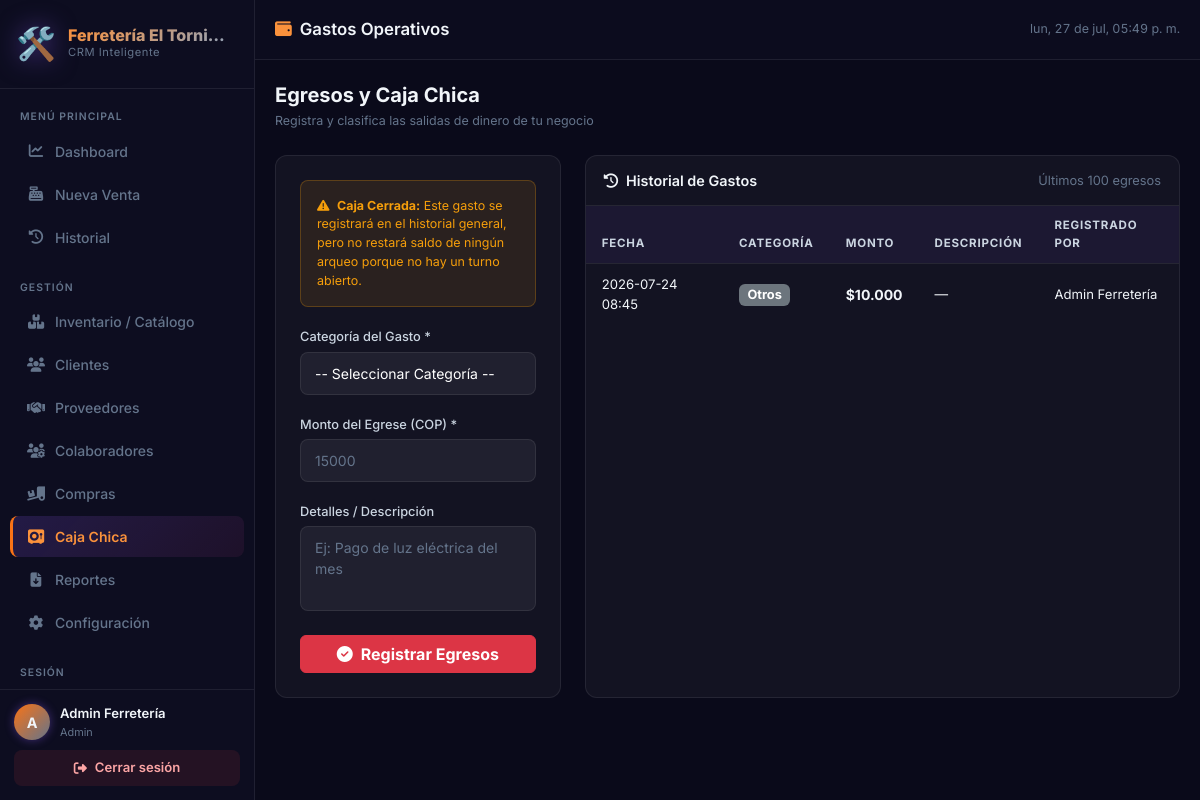
The app's page /gastos (signed in), older data.
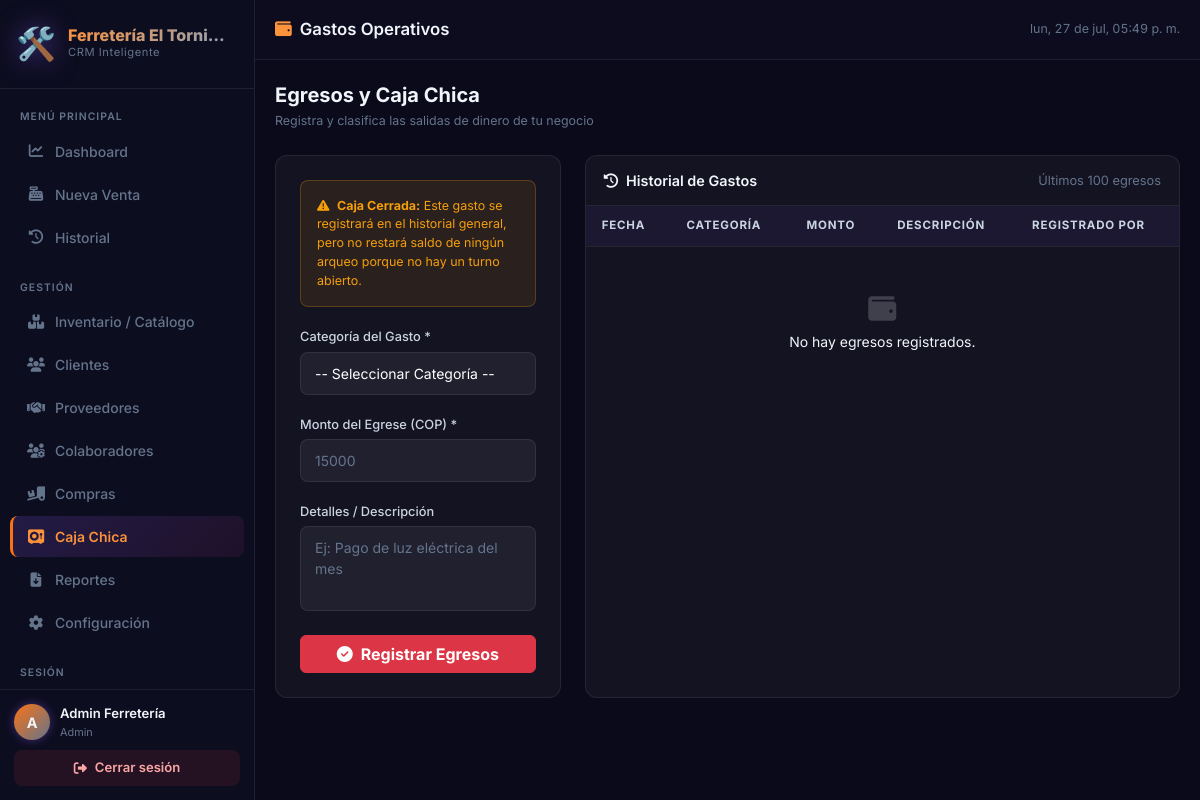
The same page, newer data.
### tables this page shows
CREATE TABLE usuarios (
                            id INTEGER PRIMARY KEY AUTOINCREMENT,
                            comercio_id INTEGER NOT NULL,
                            nombre TEXT NOT NULL,
                            email TEXT UNIQUE NOT NULL,
                            password_hash TEXT NOT NULL,
                            rol TEXT DEFAULT 'vendedor',
                            activo INTEGER DEFAULT 1,
                            fecha_registro TIMESTAMP DEFAULT CURRENT_TIMESTAMP,
                            FOREIGN KEY (comercio_id) REFERENCES comercios(id) ON DELETE CASCADE
                        );

CREATE TABLE gastos (
            id INTEGER PRIMARY KEY AUTOINCREMENT,
            comercio_id INTEGER NOT NULL,
            categoria TEXT NOT NULL,
            descripcion TEXT,
            monto REAL NOT NULL,
            fecha TIMESTAMP DEFAULT CURRENT_TIMESTAMP,
            usuario_id INTEGER NOT NULL,
            FOREIGN KEY (comercio_id) REFERENCES comercios(id) ON DELETE CASCADE,
            FOREIGN KEY (usuario_id) REFERENCES "usuarios_old"(id) ON DELETE CASCADE
        );

### routes/caja.py (the view, shortened to what this page needs)
@caja_bp.route('/gastos', methods=['GET', 'POST'])
@login_required
def gastos():
    db = get_db()
    comercio_id = session['comercio_id']
    gastos_list = db.execute('''
        SELECT g.*, u.nombre as usuario_nombre
        FROM gastos g
        JOIN usuarios u ON g.usuario_id = u.id
        WHERE g.comercio_id = ?
        ORDER BY g.fecha DESC LIMIT 100
    ''', (comercio_id,)).fetchall()
    caja_activa = db.execute('''
        SELECT id FROM caja_diaria
        WHERE estado = 'Abierta' AND comercio_id = ?
        ORDER BY id DESC LIMIT 1
    ''', (comercio_id,)).fetchone()
    return render_template('gastos.html', gastos=gastos_list, caja_abierta=(caja_activa is not None))

### database.py (called while the page is built)
def get_db():
    if 'db' not in g:
        g.db = sqlite3.connect(current_app.config['DATABASE'])
        g.db.row_factory = sqlite3.Row
    return g.db

### utils.py (called while the page is built)
def login_required(f):
    @wraps(f)
    def decorated(*args, **kwargs):
        if 'user_id' not in session:
            return redirect(url_for('auth.login'))
        return f(*args, **kwargs)
    return decorated

### templates/gastos.html (shortened to what the changed rows need)
{% extends "base.html" %}
{% block content %}
<div class="row g-4">
    <div class="col-lg-8">
        <div class="table-card h-100">
            <div class="table-responsive" style="max-height: 480px;">
                <table class="table mb-0">
                    <thead>
                        <tr>
                            <th>Fecha</th>
                            <th>Categoría</th>
                            <th>Monto</th>
                            <th>Descripción</th>
                            <th>Registrado Por</th>
                        </tr>
                    </thead>
                    <tbody>
                        {% for g in gastos %}
                        <tr>
                            <td style="font-size:0.82rem;">{{ g.fecha[:16] if g.fecha else '—' }}</td>
                            <td>
                                <span class="badge bg-secondary" style="font-size:0.8rem;">
                                    {{ g.categoria }}
                                </span>
                            </td>
                            <td><strong style="color:var(--danger)">{{ g.monto | formatear_moneda }}</strong></td>
                            <td style="font-size:0.85rem; max-width:220px; overflow:hidden; text-overflow:ellipsis; white-space:nowrap;" title="{{ g.descripcion or '' }}">
                                {{ g.descripcion or '—' }}
                            </td>
                            <td style="font-size:0.82rem;">{{ g.usuario_nombre }}</td>
                        </tr>
                        {% else %}
                        <tr>
                            <td colspan="5" class="text-center py-5" style="color:var(--text-muted)">
                                <i class="fas fa-wallet fa-2x mb-2 d-block" style="opacity:0.2"></i>
                                No hay egresos registrados.
                            </td>
                        </tr>
                        {% endfor %}
                    </tbody>
                </table>
            </div>
        </div>
    </div>
</div>
{% endblock %}

### templates/base.html (shortened to what the changed rows need)
<!DOCTYPE html>
<html lang="es">
<head>
    <link href="https://cdn.jsdelivr.net/npm/bootstrap@5.3.2/dist/css/bootstrap.min.css" rel="stylesheet">
    <link rel="stylesheet" href="https://cdnjs.cloudflare.com/ajax/libs/font-awesome/6.5.1/css/all.min.css">
    <link rel="stylesheet" href="{{ url_for('static', filename='css/style.css') }}">
</head>
<body class="theme-{{ session.get('comercio_tipo', 'general') }}">
<div class="sidebar" id="sidebar">
    <div class="sidebar-footer">
        <div class="user-info-row">
            <div class="user-info-text">
                <div class="user-name">{{ session.get('nombre', '') }}</div>
                <div class="user-role">{{ session.get('rol', '') | capitalize }}</div>
            </div>
        </div>
    </div>
</div>
<div class="main-content" id="mainContent">
    <main class="page-content">
        {% block content %}{% endblock %}
    </main>
</div>
</body>
</html>

Row changes from the older to the newer data that the page shows:
no longer on this page (row edited): usuarios: get "Admin Ferretería", get "Admin"
removed gastos: fecha "2026-07-24 08:45", categoria "Otros", monto "$10.000", descripcion "—", usuario_nombre "Admin Ferretería"
Text that changed along with them:
{{ session.get('nombre', '') }}: (not shown) → "Admin Ferretería"
{{ session.get('rol', '') | capitalize }}: (not shown) → "Admin"
text now shown: "No hay egresos registrados."
